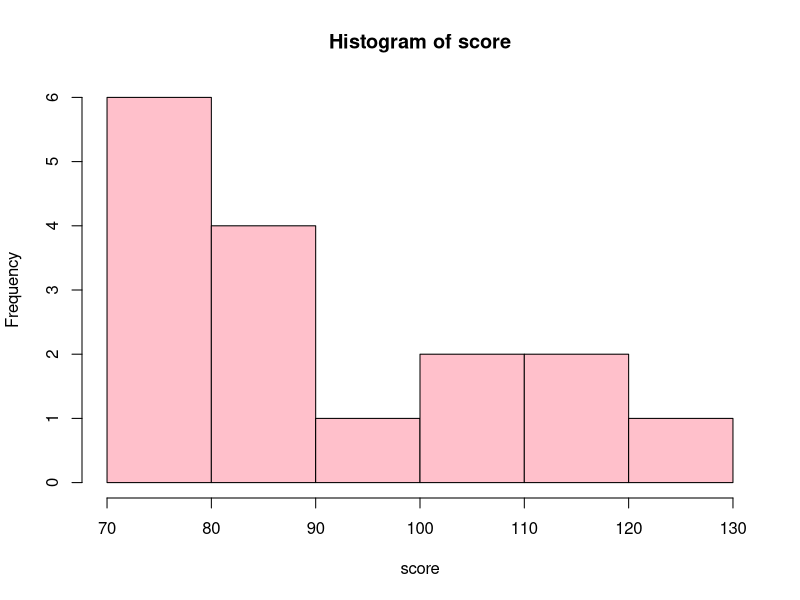

The R script that drew this image:
score <- c(75, 75, 75, 80, 80, 80, 85, 85, 85, 90, 100, 105, 110, 115, 120, 125)
frequency <- c(3, 3, 3, 4, 27, 32, 27, 4, 3, 3, 3)
hist(score,
    col = "pink", border = "black"
)
